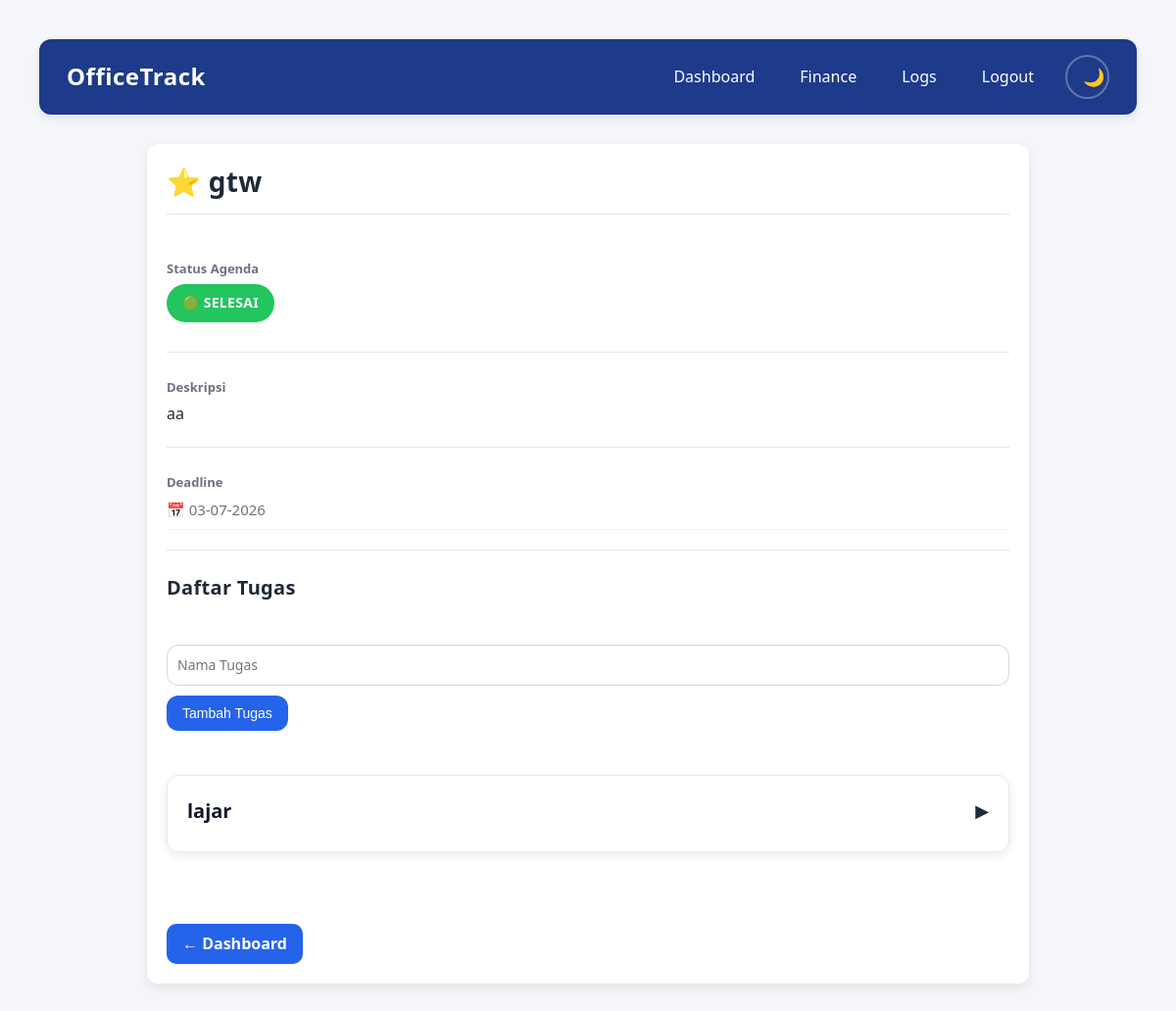
Page /agenda/2 (signed in) on the earlier database version.
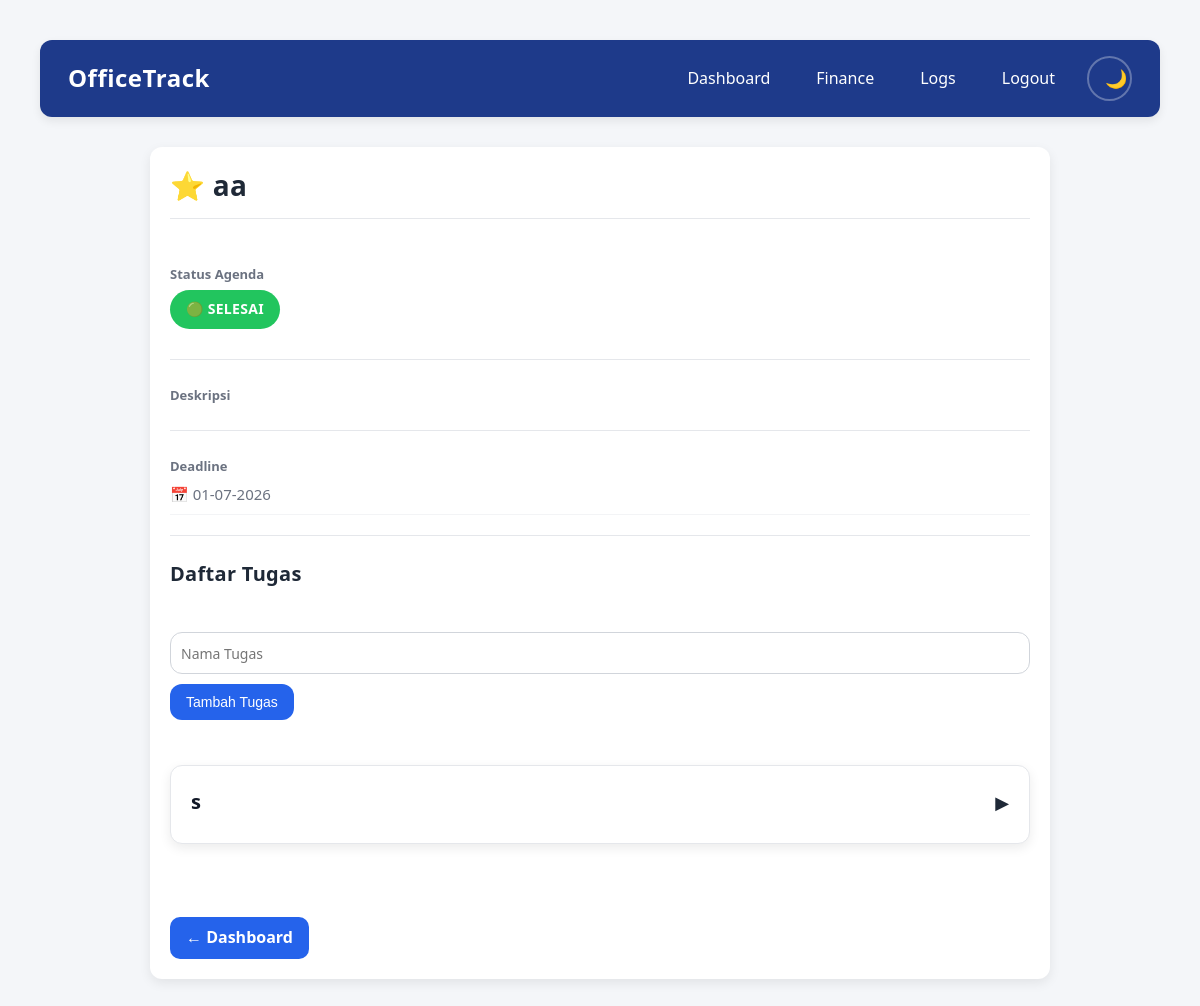
Same page on the later database version.
### tables this page shows
CREATE TABLE agenda(
        id INTEGER PRIMARY KEY AUTOINCREMENT,
        user_id INTEGER NOT NULL,
        judul TEXT NOT NULL,
        deskripsi TEXT,
        tanggal TEXT NOT NULL,
        prioritas INTEGER DEFAULT 0,

        FOREIGN KEY(user_id)
        REFERENCES users(id)
    );

CREATE TABLE tasks(
        id INTEGER PRIMARY KEY AUTOINCREMENT,
        agenda_id INTEGER NOT NULL,
        nama_tugas TEXT NOT NULL,
        status TEXT DEFAULT 'belum',

        FOREIGN KEY(agenda_id)
        REFERENCES agenda(id)
    );

### routes/agenda.py (the view)
@agenda_bp.route("/agenda/<int:agenda_id>")
@login_required
def detail_agenda(agenda_id):
    agenda = get_agenda_by_id(
        session["user_id"],
        agenda_id,
    )
    tasks = get_tasks(agenda_id)
    agenda_finished = is_agenda_finished(agenda_id)
    return render_template(
        "agenda/detail.html",
        agenda=agenda,
        tasks=tasks,
        agenda_finished=agenda_finished,
    )

### database/agenda_db.py (called while the page is built)
def get_agenda_by_id(user_id, agenda_id):
    conn = get_connection()
    cursor = conn.cursor()
    cursor.execute(
        """
    SELECT *
    FROM agenda
    WHERE id = ?
    AND user_id = ?
    """,
        (
            agenda_id,
            user_id,
        ),
    )
    agenda = cursor.fetchone()
    conn.close()
    return agenda

### database/database.py (called while the page is built)
def get_connection():
    conn = sqlite3.connect(DB_PATH)
    conn.row_factory = sqlite3.Row
    return conn

### database/task_db.py (called while the page is built)
def get_tasks(agenda_id):
    conn = get_connection()
    cursor = conn.cursor()
    cursor.execute(
        """
        SELECT *
        FROM tasks
        WHERE agenda_id = ?
        """,
        (agenda_id,),
    )
    tasks = cursor.fetchall()
    conn.close()
    return tasks

def is_agenda_finished(agenda_id):
    conn = get_connection()
    cursor = conn.cursor()
    cursor.execute(
        """
        SELECT COUNT(*)
        FROM tasks
        WHERE agenda_id = ?
        """,
        (agenda_id,),
    )
    total_task = cursor.fetchone()[0]
    if total_task == 0:
        conn.close()
        return False
    cursor.execute(
        """
        SELECT COUNT(*)
        FROM tasks
        WHERE agenda_id = ?
        AND status != 'selesai'
        """,
        (agenda_id,),
    )
    total_belum_selesai = cursor.fetchone()[0]
    conn.close()
    return total_belum_selesai == 0

### utils/filters.py (called while the page is built)
def tanggal(value):
    tanggal_obj = datetime.strptime(value, "%Y-%m-%d")
    return tanggal_obj.strftime("%d-%m-%Y")

### utils/security.py (called while the page is built)
def login_required(func):
    @wraps(func)
    def wrapper(*args, **kwargs):
        if "user_id" not in session:
            return redirect("/login")
        return func(*args, **kwargs)
    return wrapper

### templates/agenda/detail.html (shortened to what this page needs)
<!DOCTYPE html>
<html lang="id">
<head>
    <link rel="stylesheet"
      href="{{ url_for('static', filename='css/style.css') }}">
</head>
<body>
    <div class="container">
        <div class="navbar">
            <div class="navbar-logo">
                OfficeTrack
            </div>
            <div class="navbar-menu">
                <a href="/dashboard">Dashboard</a>
                <a href="/finance">Finance</a>
                <a href="/logs">Logs</a>
                <a href="/logout">Logout</a>
                <button
                    id="theme-toggle"
                    type="button">
                </button>
            </div>
        </div>
        <div class="card detail-card">
            <div class="detail-header">
                <h2>
                    {% if agenda[5] == 1 %}
                        ⭐
                    {% else %}
                        ☆
                    {% endif %}
                    {{ agenda[2] }}
                </h2>
            </div>
            <div class="detail-section">
                <p class="info-label">
                    Status Agenda
                </p>
                <div class="detail-status">
                    {% if agenda_finished %}
                    <span class="status-badge status-selesai">
                        🟢 SELESAI
                    </span>
                    {% else %}
                    <span class="status-badge status-belum">
                        🔴 AKTIF
                    </span>
                    {% endif %}
                </div>
            </div>
            <div class="detail-section">
                <p class="info-label">
                    Deskripsi
                </p>
                <p>
                    {{ agenda[3] }}
                </p>
            </div>
            <div class="detail-section">
                <p class="info-label">
                    Deadline
                </p>
                <p class="agenda-date">
                    📅 {{ agenda[4] | tanggal }}
                </p>
            </div>
            <h3>Daftar Tugas</h3>
            <form
                action="/add-task/{{ agenda[0] }}"
                method="POST"
            >
                <input
                    type="text"
                    name="nama_tugas"
                    placeholder="Nama Tugas"
                    required
                >
                <button type="submit">
                    Tambah Tugas
                </button>
            </form>
            {% if tasks %}
                <ul>
                    {% for task in tasks %}
                        <li class="card task-card">
                            <div class="accordion-header">
                                <h4>{{ task[2] }}</h4>
                                <span class="accordion-icon">
                                    ▶
                                </span>
                            </div>
                        </li>
                    {% endfor %}
                </ul>
            {% else %}
                <p>
                    Belum ada tugas
                </p>
            {% endif %}
            <div class="detail-actions">
                <a
                href="/dashboard"
                class="btn-edit">
                    ← Dashboard
                </a>
            </div>
        </div>
    </div>
</body>
</html>

### static/css/style.css (style rules this page uses)
:root { --primary:#2563eb; --primary-hover:#1d4ed8; --success:#22c55e; --success-hover:#16a34a; --danger:#ef4444; --danger-hover:#dc2626; --warning:#f59e0b; --text:#1f2937; --text-secondary:#6b7280; --bg:#f4f6f9; --surface:#ffffff; --border:#d1d5db; --radius:12px; --shadow:0 4px 12px rgba(0,0,0,.08); --shadow-hover:0 8px 20px rgba(0,0,0,.15); --transition:.25s; }
* { margin:0; padding:0; box-sizing:border-box; }
body { font-family: "Segoe UI", Arial, sans-serif; background:var(--bg); color:var(--text); padding:20px; line-height:1.6; transition: background .3s, color .3s; }
.container { width:100%; max-width:1400px; margin:0 auto; padding:20px; }

### static/css/components.css (style rules this page uses)
h1, h2, h3 { font-weight:700; color:var(--text); line-height:1.3; letter-spacing:.3px; margin-bottom:20px; }
h2 { font-size:24px; }
h3 { font-size:20px; }
p { margin-bottom:0px; }
form { margin-bottom:20px; }
input, textarea, select { width:100%; height:42px; padding:10px; margin-bottom:10px; border:1px solid var(--border); border-radius:12px; background:var(--surface); font-size:14px; font-family:inherit; transition:.25s; }
button { background:var(--primary); color:white; border:none; padding:10px 16px; border-radius:12px; cursor:pointer; font-size:14px; transition:var(--transition); }
.btn-edit { display:inline-flex; align-items:center; justify-content:center; padding:8px 16px; border-radius:10px; background:var(--primary); color:#ffffff; text-decoration:none; font-weight:600; transition:.25s; }
a { color:#2563eb; text-decoration:none; }
ul { list-style:none; padding:0; }
li { margin-bottom:10px; }
.navbar { display:flex; justify-content:space-between; align-items:center; background:#1e3a8a; padding:16px 28px; border-radius:12px; margin-bottom:30px; box-shadow:0 4px 10px rgba(0,0,0,.08); transition: background .3s, color .3s, border-color .3s, box-shadow .3s, transform .25s; }
.navbar-logo { color:white; font-size:24px; font-weight:700; letter-spacing:.5px; }
.navbar-menu { display:flex; align-items:center; gap:18px; }
.navbar-menu a { color:white; text-decoration:none; font-weight:500; padding:8px 14px; border-radius:12px; transition:.25s; }
.card { background:var(--surface); border-radius:var(--radius); padding:20px; box-shadow:var(--shadow); transition: background .3s, color .3s, border-color .3s, box-shadow .3s, transform .25s; }
.info-label { font-size:13px; font-weight:600; color:var(--text-secondary); margin-bottom:5px; }
.agenda-date { display:flex; align-items:center; gap:8px; color:#6b7280; font-size:15px; margin:0; padding-bottom:8px; border-bottom:1px solid #f3f4f6; }
.status-badge { display:inline-flex; align-items:center; padding:8px 16px; border-radius:999px; font-size:14px; font-weight:700; letter-spacing:.3px; text-transform:uppercase; margin-bottom:10px; }
.task-card { display:flex; flex-direction:column; align-items:flex-start; gap:15px; padding:20px; margin-bottom:18px; border:1px solid #e5e7eb; border-radius:12px; background:white; transition: background .3s, color .3s, border-color .3s, box-shadow .3s, transform .25s; }
.detail-card { max-width:900px; margin:auto; display:flex; flex-direction:column; gap:25px; }
.detail-header { padding-bottom:15px; margin-bottom:20px; border-bottom:1px solid #e5e7eb; }
.detail-header h2 { margin:0; font-size:28px; }
.detail-section { padding-bottom:20px; border-bottom:1px solid #e5e7eb; }
.detail-actions { display:flex; justify-content:flex-start; gap:12px; margin-top:30px; width:100%; }
.status-selesai { background:#22c55e; color:white; }
.task-card h4 { margin:0; font-size:20px; color:#111827; }
.accordion-header { width:100%; display:flex; justify-content:space-between; align-items:center; cursor:pointer; padding-bottom:5px; }
.accordion-icon { font-size:18px; transition:.3s; }
#theme-toggle { background:transparent; border:2px solid rgba(255,255,255,.3); color:white; width:45px; height:45px; border-radius:50%; cursor:pointer; font-size:18px; transition:.25s; }

Differences in the rows shown:
no longer on this page (row edited): tasks: nama_tugas "lajar"
changed agenda "aa": judul "gtw" → "aa"; tanggal "03-07-2026" → "01-07-2026"; deskripsi "aa" → (not shown)
added tasks: nama_tugas "s"
